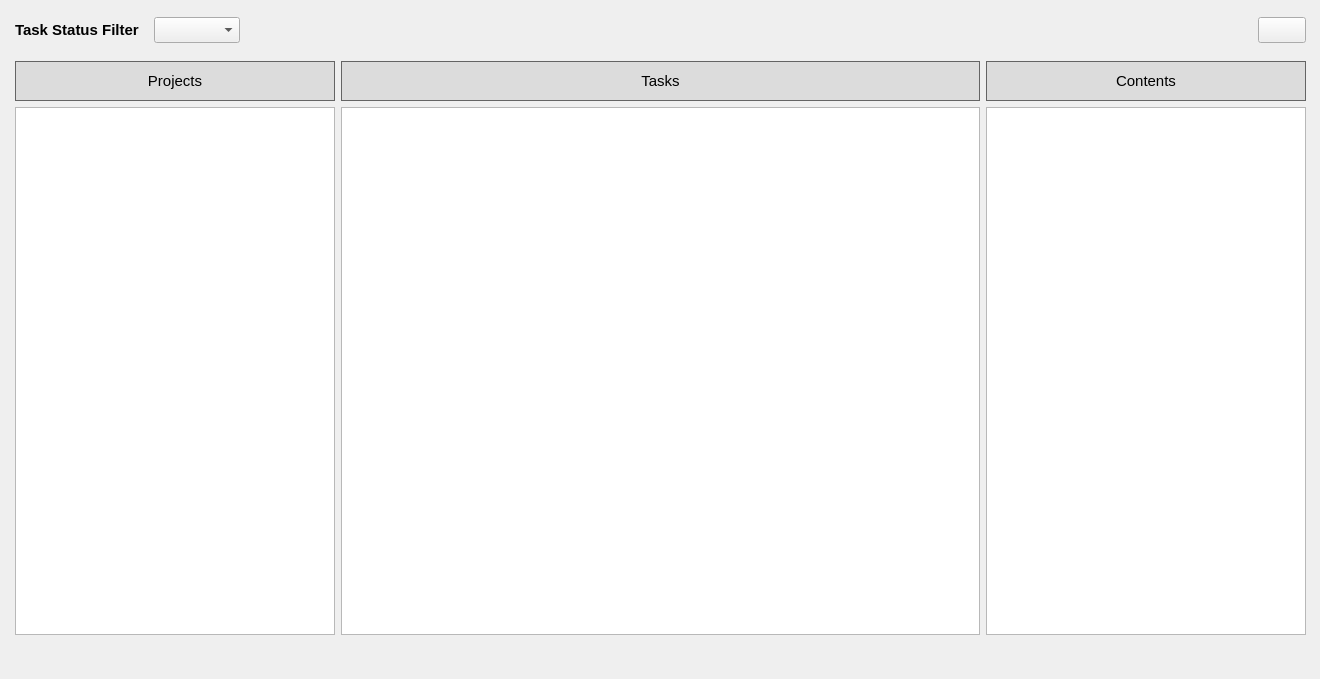
       <widget class="QWidget" name="tasksTab">
        <property name="sizePolicy">
         <sizepolicy hsizetype="Expanding" vsizetype="Expanding">
          <horstretch>1</horstretch>
          <verstretch>1</verstretch>
         </sizepolicy>
        </property>
        <property name="font">
         <font>
          <pointsize>11</pointsize>
         </font>
        </property>
        <attribute name="title">
         <string>TASKS</string>
        </attribute>
        <widget class="QWidget" name="verticalLayoutWidget">
         <property name="geometry">
          <rect>
           <x>10</x>
           <y>10</y>
           <width>1301</width>
           <height>660</height>
          </rect>
         </property>
         <layout class="QVBoxLayout" name="verticalLayout_4" stretch="0,1">
          <property name="sizeConstraint">
           <enum>QLayout::SetDefaultConstraint</enum>
          </property>
          <property name="bottomMargin">
           <number>30</number>
          </property>
          <item>
           <layout class="QHBoxLayout" name="tabTopRow">
            <property name="spacing">
             <number>15</number>
            </property>
            <property name="leftMargin">
             <number>5</number>
            </property>
            <property name="topMargin">
             <number>0</number>
            </property>
            <property name="rightMargin">
             <number>5</number>
            </property>
            <property name="bottomMargin">
             <number>0</number>
            </property>
            <item>
             <widget class="QLabel" name="tasksHideTasksFilter">
              <property name="minimumSize">
               <size>
                <width>0</width>
                <height>40</height>
               </size>
              </property>
              <property name="font">
               <font>
                <pointsize>11</pointsize>
                <bold>true</bold>
                <kerning>true</kerning>
               </font>
              </property>
              <property name="text">
               <string>Task Status Filter</string>
              </property>
             </widget>
            </item>
            <item>
             <layout class="QHBoxLayout" name="tasksFilterBar">
              <property name="spacing">
               <number>15</number>
              </property>
              <property name="topMargin">
               <number>5</number>
              </property>
              <property name="rightMargin">
               <number>0</number>
              </property>
              <property name="bottomMargin">
               <number>5</number>
              </property>
              <item>
               <widget class="checkablecombobox" name="taskFilterComboBox"/>
              </item>
             </layout>
            </item>
            <item>
             <spacer name="horizontalSpacer_2">
              <property name="orientation">
               <enum>Qt::Horizontal</enum>
              </property>
              <property name="sizeHint" stdset="0">
               <size>
                <width>40</width>
                <height>20</height>
               </size>
              </property>
             </spacer>
            </item>
            <item>
             <widget class="QPushButton" name="buttonTasksFolder">
              <property name="sizePolicy">
               <sizepolicy hsizetype="Minimum" vsizetype="Fixed">
                <horstretch>0</horstretch>
                <verstretch>0</verstretch>
               </sizepolicy>
              </property>
              <property name="font">
               <font>
                <pointsize>11</pointsize>
               </font>
              </property>
              <property name="text">
               <string/>
              </property>
              <property name="icon">
               <iconset>
                <selectedon>ui/images/folder_icon.png</selectedon>
               </iconset>
              </property>
              <property name="default">
               <bool>false</bool>
              </property>
             </widget>
            </item>
           </layout>
          </item>
          <item>
           <layout class="QHBoxLayout" name="horizontalLayout_9" stretch="3,6,3">
            <property name="leftMargin">
             <number>5</number>
            </property>
            <property name="topMargin">
             <number>5</number>
            </property>
            <property name="rightMargin">
             <number>5</number>
            </property>
            <property name="bottomMargin">
             <number>5</number>
            </property>
            <item>
             <layout class="QVBoxLayout" name="verticalLayout_10" stretch="0,0">
              <property name="spacing">
               <number>6</number>
              </property>
              <item>
               <widget class="QLabel" name="labelTasksProjects">
                <property name="sizePolicy">
                 <sizepolicy hsizetype="Preferred" vsizetype="Preferred">
                  <horstretch>0</horstretch>
                  <verstretch>0</verstretch>
                 </sizepolicy>
                </property>
                <property name="minimumSize">
                 <size>
                  <width>0</width>
                  <height>40</height>
                 </size>
                </property>
                <property name="maximumSize">
                 <size>
                  <width>16777215</width>
                  <height>40</height>
                 </size>
                </property>
                <property name="font">
                 <font>
                  <pointsize>11</pointsize>
                  <bold>false</bold>
                 </font>
                </property>
                <property name="styleSheet">
                 <string notr="true">QLabel {
    background-color: rgb(220, 220, 220);
    border: 1px solid rgb(100, 100,100);
}</string>
                </property>
                <property name="text">
                 <string>Projects</string>
                </property>
                <property name="alignment">
                 <set>Qt::AlignCenter</set>
                </property>
               </widget>
              </item>
              <item>
               <widget class="QTableWidget" name="tableTaskProjects">
                <property name="sizePolicy">
                 <sizepolicy hsizetype="Preferred" vsizetype="Preferred">
                  <horstretch>0</horstretch>
                  <verstretch>0</verstretch>
                 </sizepolicy>
                </property>
                <property name="minimumSize">
                 <size>
                  <width>317</width>
                  <height>523</height>
                 </size>
                </property>
               </widget>
              </item>
             </layout>
            </item>
            <item>
             <layout class="QVBoxLayout" name="verticalLayout_12">
              <item>
               <widget class="QLabel" name="labelTasksTasks">
                <property name="sizePolicy">
                 <sizepolicy hsizetype="Preferred" vsizetype="Preferred">
                  <horstretch>0</horstretch>
                  <verstretch>0</verstretch>
                 </sizepolicy>
                </property>
                <property name="minimumSize">
                 <size>
                  <width>0</width>
                  <height>40</height>
                 </size>
                </property>
                <property name="maximumSize">
                 <size>
                  <width>16777215</width>
                  <height>40</height>
                 </size>
                </property>
                <property name="font">
                 <font>
                  <pointsize>11</pointsize>
                  <bold>false</bold>
                 </font>
                </property>
                <property name="styleSheet">
                 <string notr="true">QLabel {
    background-color: rgb(220, 220, 220);
    border: 1px solid rgb(100, 100,100);
}</string>
                </property>
                <property name="text">
                 <string>Tasks</string>
                </property>
                <property name="alignment">
                 <set>Qt::AlignCenter</set>
                </property>
               </widget>
              </item>
              <item>
               <widget class="QTableWidget" name="tableTasks">
                <property name="sizePolicy">
                 <sizepolicy hsizetype="Preferred" vsizetype="Expanding">
                  <horstretch>0</horstretch>
                  <verstretch>0</verstretch>
                 </sizepolicy>
                </property>
               </widget>
              </item>
             </layout>
            </item>
            <item>
             <layout class="QVBoxLayout" name="verticalLayout_13">
              <item>
               <widget class="QLabel" name="labelTasksContents">
                <property name="sizePolicy">
                 <sizepolicy hsizetype="Preferred" vsizetype="Preferred">
                  <horstretch>0</horstretch>
                  <verstretch>0</verstretch>
                 </sizepolicy>
                </property>
                <property name="minimumSize">
                 <size>
                  <width>0</width>
                  <height>40</height>
                 </size>
                </property>
                <property name="maximumSize">
                 <size>
                  <width>16777215</width>
                  <height>40</height>
                 </size>
                </property>
                <property name="font">
                 <font>
                  <pointsize>11</pointsize>
                  <bold>false</bold>
                 </font>
                </property>
                <property name="styleSheet">
                 <string notr="true">QLabel {
    background-color: rgb(220, 220, 220);
    border: 1px solid rgb(100, 100,100);
}</string>
                </property>
                <property name="text">
                 <string>Contents</string>
                </property>
                <property name="alignment">
                 <set>Qt::AlignCenter</set>
                </property>
               </widget>
              </item>
              <item>
               <widget class="QListWidget" name="listTasksContents">
                <property name="sizePolicy">
                 <sizepolicy hsizetype="Preferred" vsizetype="Preferred">
                  <horstretch>0</horstretch>
                  <verstretch>0</verstretch>
                 </sizepolicy>
                </property>
               </widget>
              </item>
             </layout>
            </item>
           </layout>
          </item>
         </layout>
        </widget>
       </widget>
